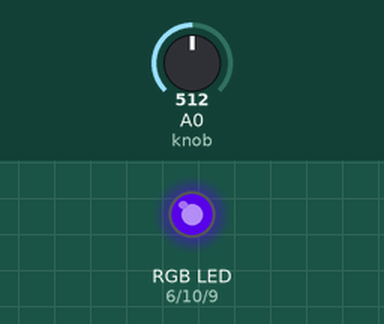
Simulated run of this sketch. Board: Arduino Uno, built with avr-gcc and run on an emulated ATmega328P. On the bench: an RGB LED mixed from three pins (HIGH = lit). Inputs (shaded band) come from the test bench; at power-on: A0 (knob) = 512. Dim RGB values are drawn brighter than linear.

Above: at 1.2 s.
1.3 s: A0 (knob) set to 716
At 2.0 s:
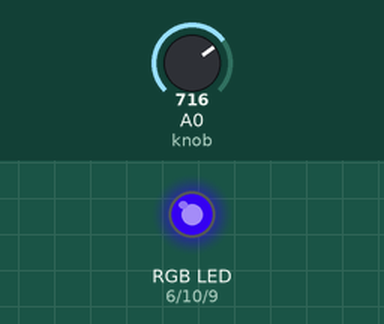
2.8 s: A0 (knob) set to 900
At 3.1 s:
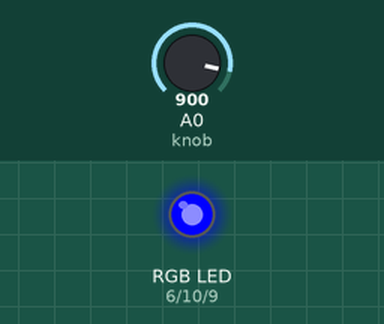
4.3 s: A0 (knob) set to 1023
At 5.5 s:
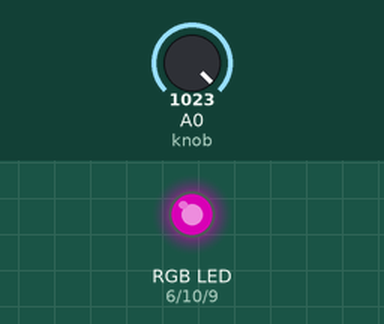
5.8 s: A0 (knob) set to 306
At 6.6 s:
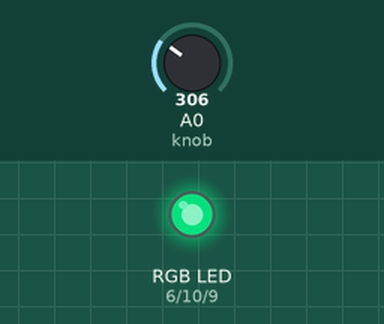
7.3 s: A0 (knob) set to 122
At 7.7 s:
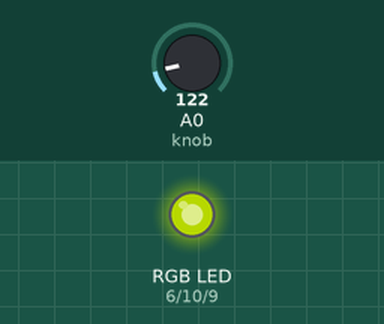
Timing chart, 0 to 9.8 s (numbered marks = the images above; inputs shaded):
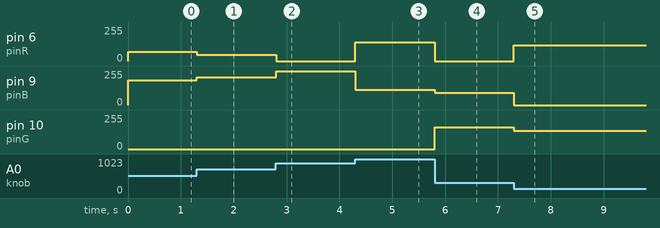

The sketch:

Arduino_Pot_RGB_Control.ino
```cpp
//Code by Evan Roach


//pins connected to the LED colors. Must be pwm pins
int pinR = 6;
int pinG = 10;
int pinB = 9;

//pot pin input, must be an analog input
int knob = A0;

//outputs of each color
float red = 0;
float green = 0;
float blue = 0;

//current pot value
int pot = 0;

//highest values of pwm output and pot input
int highpwm = 255;
int highPot = 675;

//seperates the pot inputs into 3 sections for rgb separation
int firstthird = highPot/3;
int lastthird = highPot - firstthird;

//variables for the remapped output values
int mappedgrow = 0;
int mappeddie = 0;

// no setup needed
void setup() {
}

// loop to change the color every run through. This section is slightly inefficient due to writing to the LED every run through instead of checking to see if the pot value has changed and doing nothing if it has not
void loop() {
//reads the pot value and stores it in the variable "pot"
  pot = analogRead(knob);

//remaps the input values range to be in the output value range
  mappedgrow = map(pot%firstthird, 0, firstthird, 0, highpwm);
  mappeddie = map(pot%firstthird, 0, firstthird, highpwm, 0);

//if the pot value is low, start decreasing red and increasing green
  if (pot < firstthird){
    red = mappeddie;
    green = mappedgrow;
    blue = 0;
    analogWrite(pinR, red);
    analogWrite(pinG, green);
    analogWrite(pinB, blue);
  }
//if the pot value is near the middle, start decreasing green and increasing the blue
  else if (pot >= firstthird && pot < lastthird){
    green = mappeddie;
    blue = mappedgrow;
    red = 0;
    analogWrite(pinR, red);
    analogWrite(pinG, green);
    analogWrite(pinB, blue);
  }
//if the pot value is near the end, start decreasing the blue and increasing red
  else if (pot >= lastthird){
    blue = mappeddie;
    red = mappedgrow;
    green = 0;
    analogWrite(pinR, red);
    analogWrite(pinG, green);
    analogWrite(pinB, blue);
  }
}
```

Measured:
- after the input at 1.3 s, pin 6 (pinR): 70/255 → 46/255 at once; pin 9 (pinB): 185/255 → 209/255 at once
- after the input at 2.8 s, pin 6 (pinR): 46/255 → 0/255 at once; pin 9 (pinB): 209/255 → 255/255 at once
- after the input at 4.3 s, pin 6 (pinR): 0/255 → 139/255 at once; pin 9 (pinB): 255/255 → 116/255 at once
- after the input at 5.8 s, pin 6 (pinR): 139/255 → 0/255 at once; pin 9 (pinB): 116/255 → 91/255 at once; pin 10 (pinG): 0/255 → 164/255 at once
- after the input at 7.3 s, pin 6 (pinR): 0/255 → 117/255 at once; pin 9 (pinB): 91/255 → 0/255 at once; pin 10 (pinG): 164/255 → 138/255 at once
